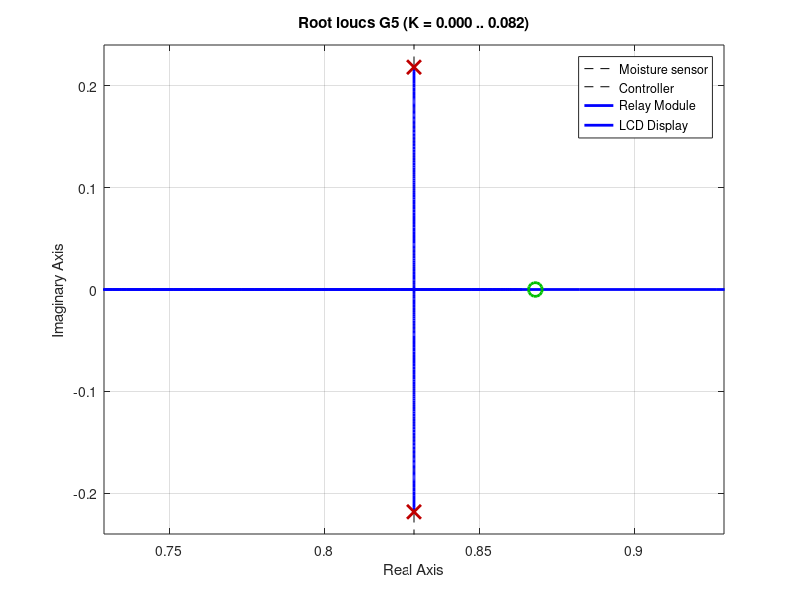

MATLAB code to generate this figure:
clc
clear all
close all
num1=[0 0.0011];
den1=[1 -0.0351 -0.9037];
G1=tf(num1,den1);
rlocus(G1)
hold on
num2=[0 2.154 -1.87];
den2=[4.694 0.012508];
G2=tf(num2,den2);
rlocus(G2,'r')

hold on
num4=[0 10.2592];
den4=[1 -1.0051 1.000];
G4=tf(num4,den4);
rlocus(G4,'g')
hold on
num5=[0 -0.5819];
den5=[1 -1.6580 0.7349];
G5=tf(num5,den5);
rlocus(G5,'c')
legend({'Moisture sensor','Controller','Relay Module','LCD Display'},'Location','northeast')